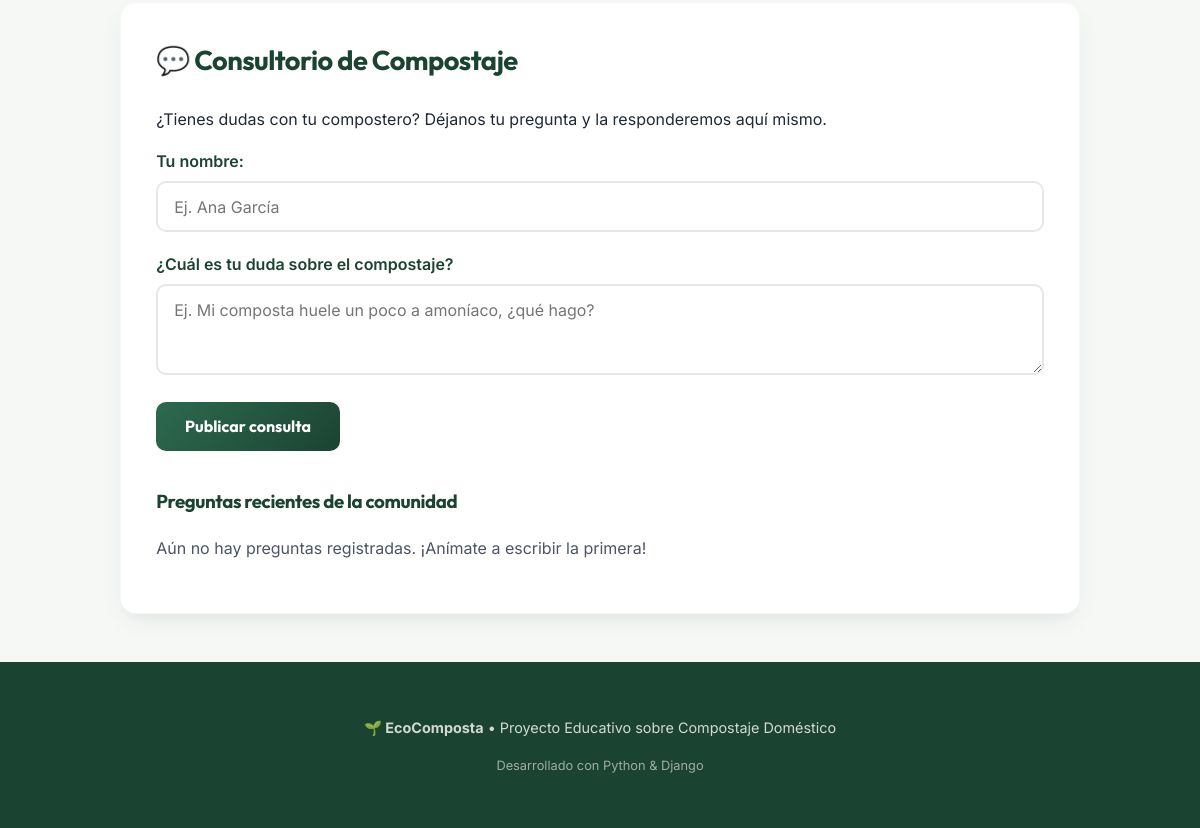
/ (lower part), run on an earlier commit of the app's database.
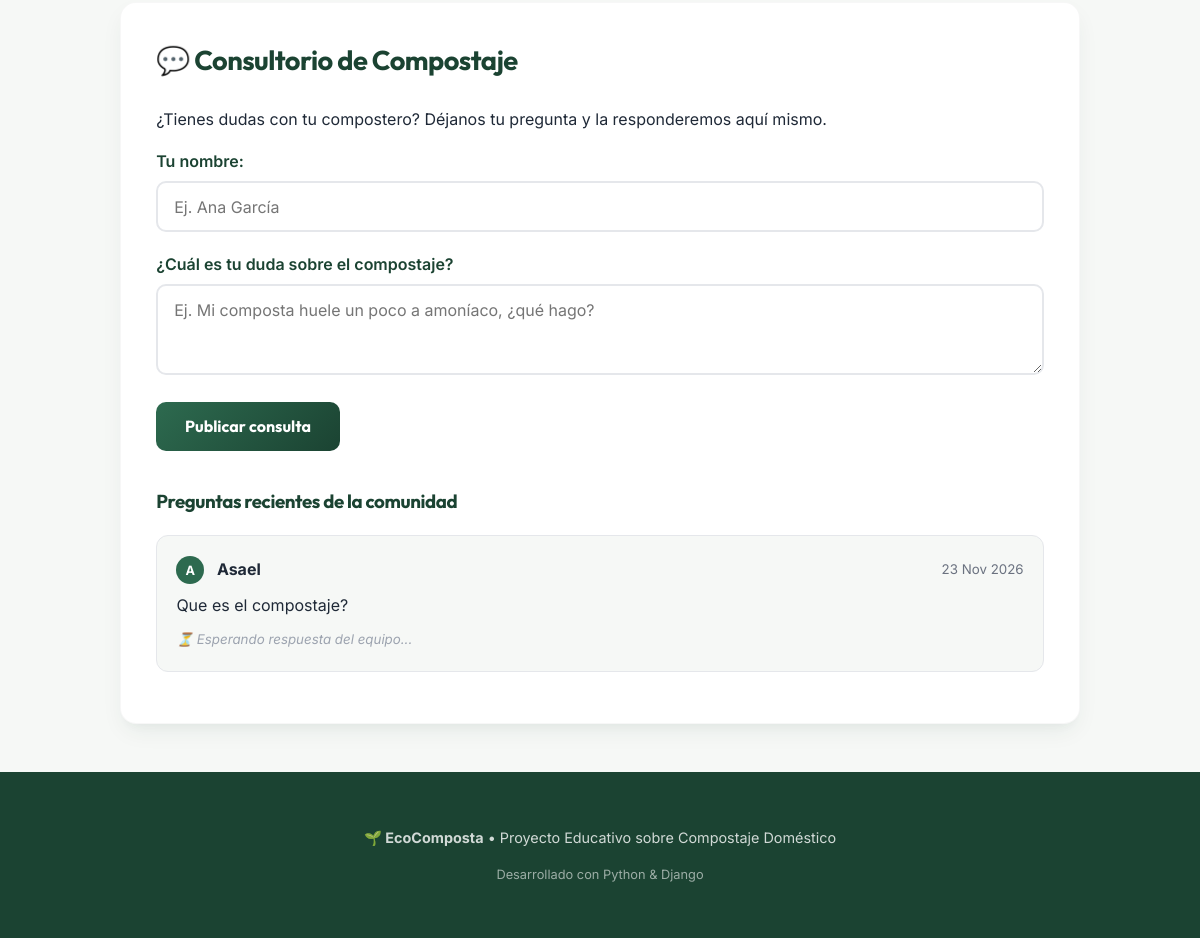
And on a later commit of the database.
### guia/models.py (models this page shows, shortened)
class ConsultaComposta(models.Model):
    nombre = models.CharField(max_length=100, verbose_name="Tu nombre")
    pregunta = models.TextField(verbose_name="¿Cuál es tu duda sobre el compostaje?")
    respuesta = models.TextField(blank=True, null=True, verbose_name="Respuesta del experto")
    fecha_creacion = models.DateTimeField(auto_now_add=True)
    class Meta:
        ordering = ['-fecha_creacion']
        verbose_name = "Consulta"
        verbose_name_plural = "Consultas"

### guia/views.py (the view, shortened to what this page needs)
# urls.py: path('',views.inicio, name='inicio'),
def inicio(request):
    resultado_calculadora = None
    calc_form = CalculadoraForm()
    consulta_form = ConsultaForm()
    consultas = ConsultaComposta.objects.all()[:5] # Últimas 5 consultas
    contexto = {
        'materiales_verdes': [
            'Restos de frutas y verduras',
            'Posos de café y bolsitas de té (sin grapas)',
            'Cáscaras de huevo trituradas',
            'Césped recién cortado y plantas verdes',
        ],
        'materiales_marrones': [
            'Hojas secas y ramas pequeñas',
            'Cartón y papel sin tinta brillante (troceado)',
            'Aserrín o virutas de madera no tratada',
            'Paja o heno seco',
        ],
        'no_compostar': [
            'Carnes, huesos y pescados (atraen plagas)',
            'Lácteos, aceites y grasas',
            'Heces de perros o gatos',
            'Plásticos, metales o vidrios',
        ],
        'calc_form': calc_form,
        'resultado_calculadora': resultado_calculadora,
        'consulta_form': consulta_form,
        'consultas': consultas,
    }
    return render(request, 'guia/inicio.html', contexto)

### guia/forms.py
class CalculadoraForm(forms.Form):
    cantidad_verdes = forms.FloatField(
        min_value=0.1,
        label="Cantidad de residuos verdes (kg o litros)",
        widget=forms.NumberInput(attrs={'step': '0.5', 'placeholder': 'Ej. 2.5', 'class': 'form-input'})
    )

class ConsultaForm(forms.ModelForm):
    class Meta:
        model = ConsultaComposta
        fields = ['nombre', 'pregunta']
        widgets = {
            'nombre': forms.TextInput(attrs={'placeholder': 'Ej. Ana García', 'class': 'form-input'}),
            'pregunta': forms.Textarea(attrs={'rows': 3, 'placeholder': 'Ej. Mi composta huele un poco a amoníaco, ¿qué hago?', 'class': 'form-input'}),
        }

### guia/templates/guia/inicio.html (shortened to what this page needs)
<!DOCTYPE html>
<html lang="es">
<head>
</head>
<body>
<div class="container">
    <section id="comunidad">
        <h2>💬 Consultorio de Compostaje</h2>
        <p>¿Tienes dudas con tu compostero? Déjanos tu pregunta y la responderemos aquí mismo.</p>
        <form method="POST" action="#comunidad">
            <div class="form-group">
                {{ consulta_form.nombre.label_tag }}
                {{ consulta_form.nombre }}
            </div>
            <div class="form-group">
                {{ consulta_form.pregunta.label_tag }}
                {{ consulta_form.pregunta }}
            </div>
            <button type="submit" name="btn_preguntar">Publicar consulta</button>
        </form>
        <h3 style="margin-top: 2.2rem; color: var(--verde-bosque);">Preguntas recientes de la comunidad</h3>
        {% for item in consultas %}
            <div class="consulta-card">
                <div class="consulta-header">
                    <div>
                        <span class="avatar-circle">{{ item.nombre|slice:":1"|upper }}</span>
                        <strong>{{ item.nombre }}</strong>
                    </div>
                    <small style="color:#6b7280;">{{ item.fecha_creacion|date:"d M Y" }}</small>
                </div>
                <p style="margin: 0.4rem 0;">{{ item.pregunta }}</p>
                {% if item.respuesta %}
                    <div class="respuesta-admin">
                        <strong>🌱 Respuesta del experto:</strong> {{ item.respuesta }}
                    </div>
                {% else %}
                    <small style="color: #9ca3af;"><em>⏳ Esperando respuesta del equipo...</em></small>
                {% endif %}
            </div>
        {% empty %}
            <p style="color: var(--texto-suave);">Aún no hay preguntas registradas. ¡Anímate a escribir la primera!</p>
        {% endfor %}
    </section>
</div>
<footer>
    <p><strong>🌱 EcoComposta</strong> • Proyecto Educativo sobre Compostaje Doméstico</p>
    <p style="font-size: 0.8rem; opacity: 0.7;">Desarrollado con Python & Django</p>
</footer>
</body>
</html>

### guia/templates/guia/inicio.html (style rules this page uses)
:root { --verde-bosque: #1b4332; --verde-medio: #2d6a4f; --verde-hoja: #52b788; --verde-menta: #d8f3dc; --tierra: #7f5539; --tierra-suave: #f3eae2; --alerta-bg: #fff1f2; --alerta-borde: #e11d48; --fondo: #f6f8f6; --blanco: #ffffff; --texto: #1f2937; --texto-suave: #4b5563; --sombra: 0 10px 25px -5px rgba(27, 67, 50, 0.08), 0 8px 10px -6px rgba(27, 67, 50, 0.04); }
html { scroll-behavior: smooth; }
body { font-family: 'Inter', sans-serif; line-height: 1.65; color: var(--texto); background-color: var(--fondo); margin: 0; padding: 0; }
h1, h2, h3 { font-family: 'Outfit', sans-serif; letter-spacing: -0.02em; }
.container { max-width: 960px; margin: -1.5rem auto 3rem; padding: 0 1.5rem; position: relative; z-index: 10; }
section { background: var(--blanco); padding: 2.2rem; border-radius: 16px; box-shadow: var(--sombra); margin-bottom: 2.2rem; border: 1px solid rgba(0,0,0,0.03); }
h2 { color: var(--verde-bosque); font-size: 1.7rem; margin-top: 0; display: flex; align-items: center; gap: 0.5rem; }
.form-group { margin-bottom: 1.2rem; }
.form-group label { display: block; font-weight: 600; margin-bottom: 0.4rem; color: var(--verde-bosque); }
.form-input { width: 100%; padding: 0.85rem 1rem; border: 2px solid #e5e7eb; border-radius: 10px; box-sizing: border-box; font-family: inherit; font-size: 1rem; transition: border-color 0.2s, box-shadow 0.2s; }
button { background: linear-gradient(135deg, var(--verde-medio), var(--verde-bosque)); color: white; border: none; padding: 0.9rem 1.8rem; border-radius: 10px; cursor: pointer; font-family: 'Outfit', sans-serif; font-size: 1rem; font-weight: 700; transition: transform 0.15s, box-shadow 0.15s; }
.consulta-card { background: var(--fondo); padding: 1.2rem; border-radius: 12px; margin-bottom: 1rem; border: 1px solid #e5e7eb; }
.consulta-header { display: flex; justify-content: space-between; align-items: center; margin-bottom: 0.5rem; }
.avatar-circle { display: inline-flex; align-items: center; justify-content: center; width: 28px; height: 28px; background: var(--verde-medio); color: white; border-radius: 50%; font-size: 0.8rem; font-weight: bold; margin-right: 0.5rem; }
footer { text-align: center; padding: 2.5rem 1rem; background-color: var(--verde-bosque); color: rgba(255,255,255,0.8); font-size: 0.9rem; }

What changed in the data, as far as the page shows it:
added ConsultaComposta: nombre "A", nombre "Asael", fecha_creacion "23 Nov 2026", pregunta "Que es el compostaje?", shows "⏳ Esperando respuesta del equipo..."
Also different on the page:
text no longer shown: "Aún no hay preguntas registradas. ¡Anímate a escribir la primera!"
